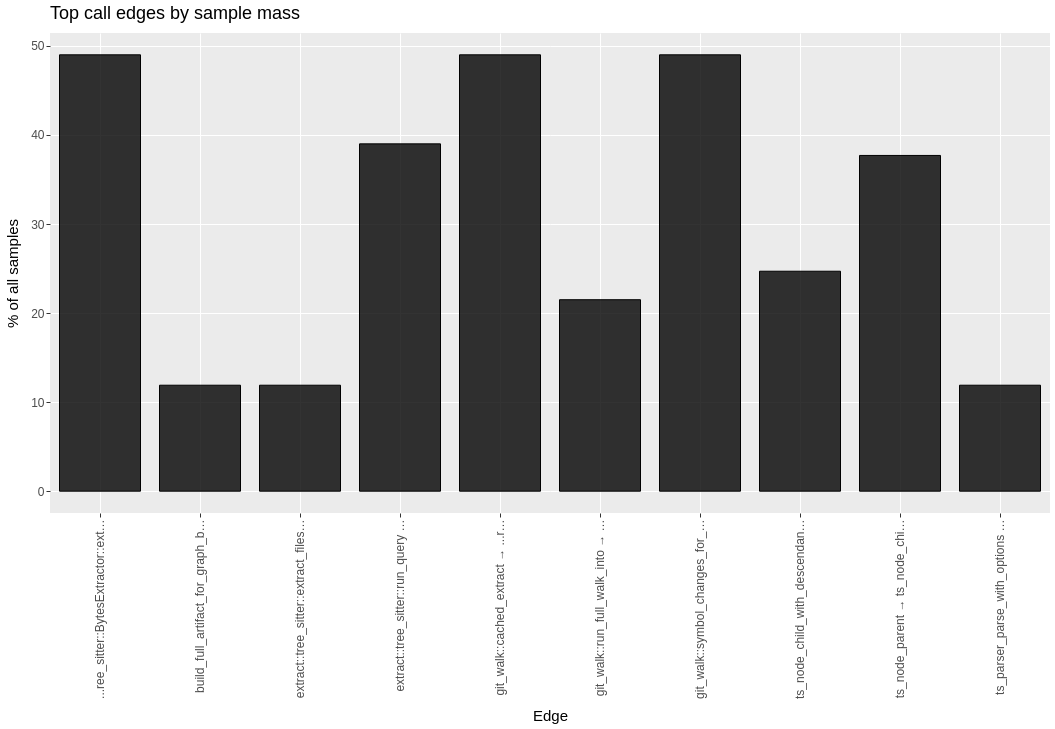

The code cell stored with this chart in its notebook:
### Code cell
SELECT parent || ' → ' || child AS edge, samples, pct
FROM read_parquet('../../../build/turso-analysis/edges.parquet')
ORDER BY pct DESC
LIMIT 10

### Figure 1 — Vega-Lite specification as saved in the notebook (floating-point values rounded to 4 significant figures)
{"$schema": "https://vega.github.io/schema/vega-lite/v6.json", "config": {"axis": {"domain": false, "grid": true, "gridColor": "#FFFFFF", "gridWidth": 1, "labelColor": "#4D4D4D", "labelFontSize": 12, "tickColor": "#333333", "tickSize": 4, "titleColor": "#000000", "titleFontSize": 15, "titleFontWeight": "normal", "titlePadding": 10}, "header": {"labelColor": "#000000", "labelFontSize": 15, "labelFontWeight": "normal", "labelPadding": 5, "title": null}, "legend": {"labelColor": "#4D4D4D", "labelFontSize": 12, "rowPadding": 6, "titleColor": "#000000", "titleFontSize": 15, "titleFontWeight": "normal", "titlePadding": 8}, "title": {"anchor": "start", "color": "#000000", "fontSize": 18, "fontWeight": "normal", "frame": "group", "offset": 10, "subtitleColor": "#4D4D4D", "subtitleFontSize": 15, "subtitleFontWeight": "normal"}, "view": {"continuousHeight": 300, "continuousWidth": 300, "fill": "#EBEBEB", "stroke": null}}, "data": {"name": "data-15a0233935663128bf422334d28225e6"}, "datasets": {"data-15a0233935663128bf422334d28225e6": [{"__ggsql_aes_pos1__": "...ree_sitter::BytesExtractor::extract → extract::tree_sitter::run_query", "__ggsql_aes_pos2__": 49.0, "__ggsql_aes_pos2end__": 0.0, "__ggsql_row_index__": 0, "__ggsql_source__": "__ggsql_layer_0__"}, {"__ggsql_aes_pos1__": "build_full_artifact_for_graph_build → extract::tree_sitter::build_facts", "__ggsql_aes_pos2__": 11.9, "__ggsql_aes_pos2end__": 0.0, "__ggsql_row_index__": 1, "__ggsql_source__": "__ggsql_layer_0__"}, {"__ggsql_aes_pos1__": "extract::tree_sitter::extract_files → ...er::extract_file_contents_from_tree", "__ggsql_aes_pos2__": 11.9, "__ggsql_aes_pos2end__": 0.0, "__ggsql_row_index__": 2, "__ggsql_source__": "__ggsql_layer_0__"}, {"__ggsql_aes_pos1__": "extract::tree_sitter::run_query → ts_node_parent", "__ggsql_aes_pos2__": 39.0, "__ggsql_aes_pos2end__": 0.0, "__ggsql_row_index__": 3, "__ggsql_source__": "__ggsql_layer_0__"}, {"__ggsql_aes_pos1__": "git_walk::cached_extract → ...ree_sitter::BytesExtractor::extract", "__ggsql_aes_pos2__": 49.0, "__ggsql_aes_pos2end__": 0.0, "__ggsql_row_index__": 4, "__ggsql_source__": "__ggsql_layer_0__"}, {"__ggsql_aes_pos1__": "git_walk::run_full_walk_into → build_full_artifact_for_graph_build", "__ggsql_aes_pos2__": 21.5, "__ggsql_aes_pos2end__": 0.0, "__ggsql_row_index__": 5, "__ggsql_source__": "__ggsql_layer_0__"}, {"__ggsql_aes_pos1__": "git_walk::symbol_changes_for_commit → git_walk::cached_extract", "__ggsql_aes_pos2__": 49.0, "__ggsql_aes_pos2end__": 0.0, "__ggsql_row_index__": 6, "__ggsql_source__": "__ggsql_layer_0__"}, {"__ggsql_aes_pos1__": "ts_node_child_with_descendant → ts_node_child_iterator_next", "__ggsql_aes_pos2__": 24.7, "__ggsql_aes_pos2end__": 0.0, "__ggsql_row_index__": 7, "__ggsql_source__": "__ggsql_layer_0__"}, {"__ggsql_aes_pos1__": "ts_node_parent → ts_node_child_with_descendant", "__ggsql_aes_pos2__": 37.7, "__ggsql_aes_pos2end__": 0.0, "__ggsql_row_index__": 8, "__ggsql_source__": "__ggsql_layer_0__"}, {"__ggsql_aes_pos1__": "ts_parser_parse_with_options → ts_parser_parse", "__ggsql_aes_pos2__": 11.9, "__ggsql_aes_pos2end__": 0.0, "__ggsql_row_index__": 9, "__ggsql_source__": "__ggsql_layer_0__"}]}, "height": 480, "layer": [{"encoding": {"fill": {"value": "black"}, "fillOpacity": {"value": 0.8}, "stroke": {"value": "black"}, "x": {"axis": {"labelExpr": "datum.label == 'build_full_artifact_for_graph_build → extract::tree_sitter::build_facts' ? 'build_full_artifact_for_graph_build → extract::tree_sitter::build_facts' : datum.label == 'git_walk::symbol_changes_for_commit → git_walk::cached_extract' ? 'git_walk::symbol_changes_for_commit → git_walk::cached_extract' : datum.label == 'extract::tree_sitter::run_query → ts_node_parent' ? 'extract::tree_sitter::run_query → ts_node_parent' : datum.label == 'extract::tree_sitter::extract_files → ...er::extract_file_contents_from_tree' ? 'extract::tree_sitter::extract_files → ...er::extract_file_contents_from_tree' : datum.label == '...ree_sitter::BytesExtractor::extract → extract::tree_sitter::run_query' ? '...ree_sitter::BytesExtractor::extract → extract::tree_sitter::run_query' : datum.label == 'ts_node_parent → ts_node_child_with_descendant' ? 'ts_node_parent → ts_node_child_with_descendant' : datum.label == 'ts_node_child_with_descendant → ts_node_child_iterator_next' ? 'ts_node_child_with_descendant → ts_node_child_iterator_next' : datum.label == 'git_walk::run_full_walk_into → build_full_artifact_for_graph_build' ? 'git_walk::run_full_walk_into → build_full_artifact_for_graph_build' : datum.label == 'git_walk::cached_extract → ...ree_sitter::BytesExtractor::extract' ? 'git_walk::cached_extract → ...ree_sitter::BytesExtractor::extract' : datum.label == 'ts_parser_parse_with_options → ts_parser_parse' ? 'ts_parser_parse_with_options → ts_parser_parse' : datum.label"}, "field": "__ggsql_aes_pos1__", "scale": {"domain": ["...ree_sitter::BytesExtractor::extract → extract::tree_sitter::run_query", "build_full_artifact_for_graph_build → extract::tree_sitter::build_facts", "extract::tree_sitter::extract_files → ...er::extract_file_contents_from_tree", "extract::tree_sitter::run_query → ts_node_parent", "git_walk::cached_extract → ...ree_sitter::BytesExtractor::extract", "git_walk::run_full_walk_into → build_full_artifact_for_graph_build", "git_walk::symbol_changes_for_commit → git_walk::cached_extract", "ts_node_child_with_descendant → ts_node_child_iterator_next", "ts_node_parent → ts_node_child_with_descendant", "ts_parser_parse_with_options → ts_parser_parse"], "zero": false}, "title": "Edge", "type": "nominal"}, "y": {"axis": {"labelExpr": "datum.label == '50' ? '50' : datum.label == '10' ? '10' : datum.label == '40' ? '40' : datum.label == '20' ? '20' : datum.label == '0' ? '0' : datum.label == '30' ? '30' : datum.label", "values": [0.0, 10.0, 20.0, 30.0, 40.0, 50.0]}, "field": "__ggsql_aes_pos2__", "scale": {"domain": [-2.45, 51.45], "zero": false}, "stack": null, "title": "% of all samples", "type": "quantitative"}, "y2": {"field": "__ggsql_aes_pos2end__"}}, "mark": {"align": "center", "clip": true, "type": "bar", "width": {"expr": "bandwidth('x') * 0.9"}}, "transform": [{"filter": {"equal": "__ggsql_layer_0__", "field": "__ggsql_source__"}}]}], "title": "Top call edges by sample mass", "width": 1000, "autosize": {"type": "pad", "contains": "padding"}}
